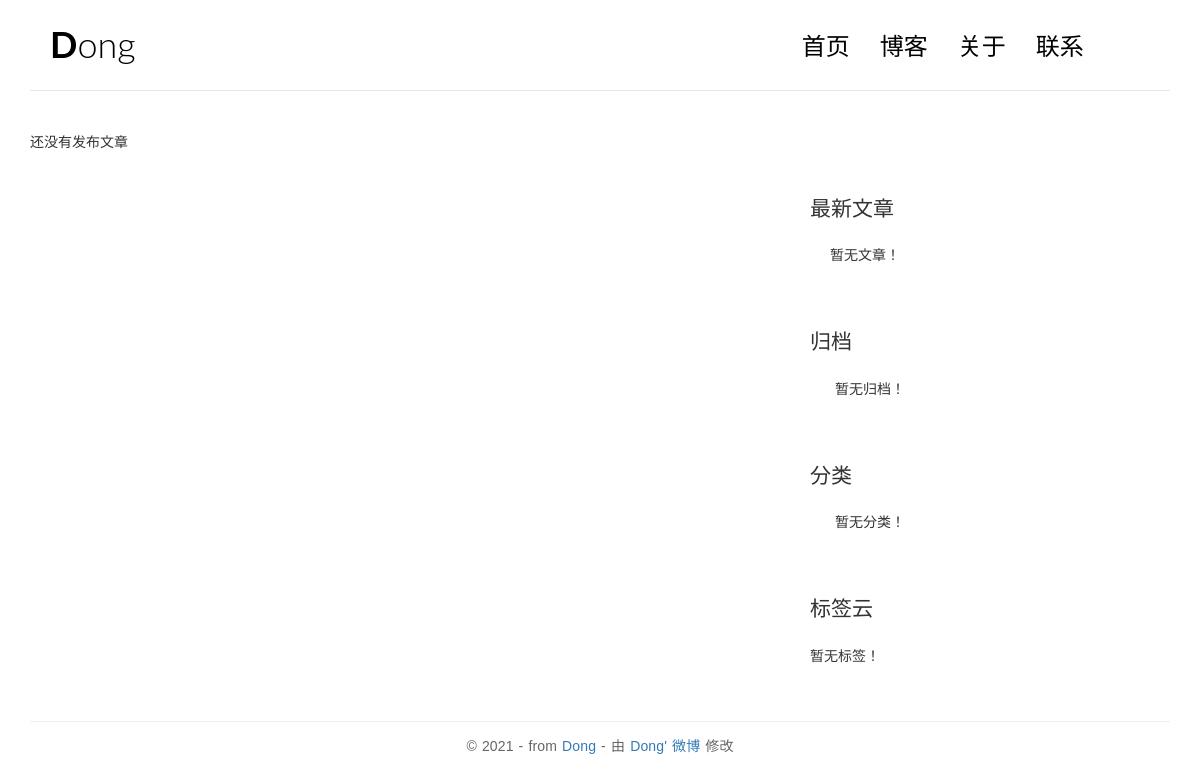
Page /titles/show_titles/ on the earlier database version.
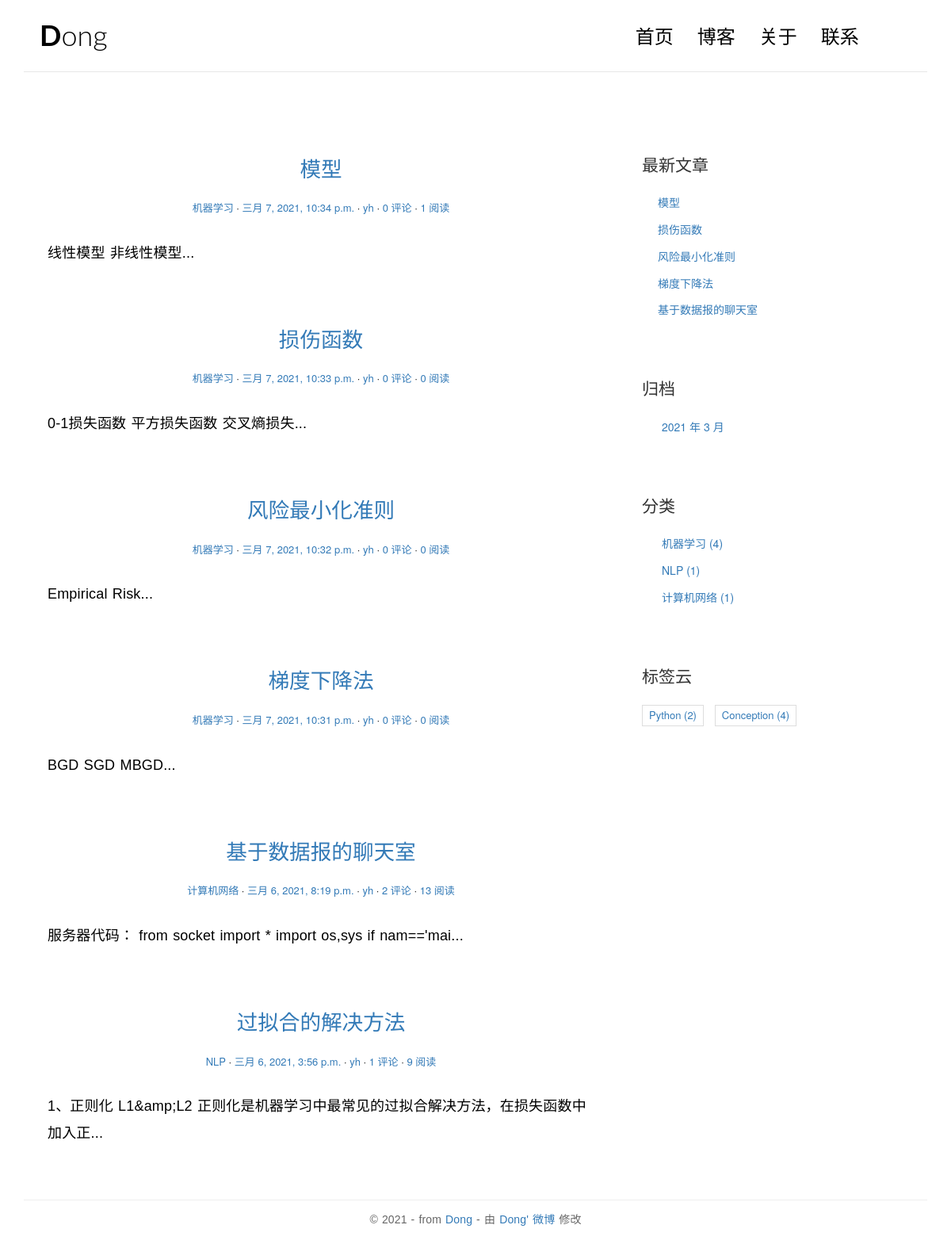
Same page on the later database version.
### titles/models.py (models this page shows, shortened)
class Post(models.Model):
    title = models.CharField('标签', max_length=70)
    body = models.TextField('正文')
    create_time = models.DateTimeField(verbose_name='创建时间', auto_now_add=True)
    modified_time = models.DateTimeField()
    excerpt = models.CharField(max_length=200, blank=True)
    category = models.ForeignKey(Category, verbose_name='分类', on_delete=models.CASCADE)
    tags = models.ManyToManyField(Tag, blank=True)
    author = models.ForeignKey(User, on_delete=models.CASCADE)
    views = models.PositiveIntegerField(default=0)
    class Meta:
        verbose_name = '文章'
        verbose_name_plural = verbose_name
        ordering = ['create_time']
    def get_absolute_url(self):
        return reverse('title:detail', kwargs={'pk': self.pk})

class Category(models.Model):
    name = models.CharField('分类名', max_length=100)
    class Meta:
        verbose_name = '分类'
        verbose_name_plural = verbose_name

class Tag(models.Model):
    name = models.CharField(max_length=100)
    class Meta:
        verbose_name = '标签'
        verbose_name_plural = verbose_name

### titles/views.py (the view)
# urls.py: path('', views.index, name='index'),
def index(request):
    post_list = Post.objects.all().order_by('-create_time')
    return render(request, 'titles/index.html', context={'post_list': post_list})

### titles/templatetags/blog_extras.py (called while the page is built)
@register.inclusion_tag('titles/inclusions/_recent_posts.html',
                        takes_context=True)
def show_recent_posts(context, num=5):
    return {'recent_post_list': Post.objects.all().order_by('-create_time')[:num]}

@register.inclusion_tag('titles/inclusions/_archives.html',
                        takes_context=True)
def show_archives(context):
    return {'date_list': Post.objects.dates('create_time', 'month', order='DESC')}

@register.inclusion_tag('titles/inclusions/_tags.html',
                        takes_context=True)
def show_tags(context):
    tag_list = Tag.objects.annotate(num_posts=Count('post')).filter(num_posts__gt=0)
    return {
        'tag_list': tag_list,
    }

@register.inclusion_tag('titles/inclusions/_categories.html', takes_context=True)
def show_categories(context):
    category_list = Category.objects.annotate(num_posts=Count('post')).filter(num_posts__gt=0)
    return {
        'category_list': category_list,
    }

### titles/templates/titles/index.html (shortened to what this page needs)
{% extends 'base.html' %}
{% load static %}
                {% block main %}
                {% for post in post_list%}
                <article class="post post-{{ post.pk }}">
                    <header class="entry-header">
                        <h1 class="entry-title">
                            <a href="{{ post.get_absolute_url }}">{{post.title}}</a>
                        </h1>
                        <div class="entry-meta">
                            <span class="post-category"><a href="#">{{post.category.name}}</a></span>
                            <span class="post-date"><a href="#"><time class="entry-date"
                                                                      datetime="{{post.create_time}}">{{post.create_time}}</time></a></span>
                            <span class="post-author"><a href="#">{{post.author}}</a></span>
                            <span class="comments-link"><a href="{{ post.get_absolute_url }}#comment-area">{{ post.comment_set.count }} 评论</a></span>
                            <span class="views-count"><a href="#">{{ post.views }} 阅读</a></span>
                        </div>
                    </header>
                    <div class="entry-content clearfix">
                        <p>{{post.excerpt}}...</p>
                    </div>
                </article>
                {%empty%}
                <div class="no-post">还没有发布文章</div>
                {%endfor%}
                {% endblock main %}

### titles/templates/base.html (shortened to what this page needs)
{% load static %}
{% load blog_extras %}
<!DOCTYPE html>
<html>
<head>
    <link rel="stylesheet" href="http://code.ionicframework.com/ionicons/2.0.1/css/ionicons.min.css">
    <link rel="stylesheet" href="{% static 'blog/css/custom.css' %}">
    <link rel="stylesheet" href="{% static 'blog/css/pace.css' %}">
    <link rel="stylesheet" href="{% static 'blog/css/bootstrap.min.css' %}">
    <link href="https://cdn.bootcss.com/highlight.js/9.15.8/styles/github.min.css" rel="stylesheet">
</head>
<body>
<div class="container">
    <header id="site-header">
        <div class="row">
            <div class="col-md-4 col-sm-5 col-xs-8">
                <div class="logo">
                    <h1><a href="{% url 'title:titles' %}"><b>D</b>ong</a></h1>
                </div>
            </div>
            <div class="col-md-8 col-sm-7 col-xs-4">
                <nav class="main-nav" role="navigation">
                    <div class="collapse navbar-collapse" id="bs-example-navbar-collapse-1">
                        <ul class="nav navbar-nav navbar-right">
                            <li class="cl-effect-11"><a href="#" data-hover="首页">首页</a></li>
                            <li class="cl-effect-11"><a href="#" data-hover="博客">博客</a></li>
                            <li class="cl-effect-11"><a href="#" data-hover="关于">关于</a></li>
                            <li class="cl-effect-11"><a href="#" data-hover="联系">联系</a></li>
                        </ul>
                    </div>
                </nav>
            </div>
        </div>
    </header>
</div>
<div class="content-body">
    <div class="container">
        <div class="row">
            <main class="col-md-8">
                {% block main %}
                {% endblock main %}
            </main>
            <aside class="col-md-4">
                {% show_recent_posts %}
                {% show_archives %}
                {% show_categories %}
                {% show_tags %}
            </aside>
        </div>
    </div>
</div>
<footer id="site-footer">
    <div class="container">
        <div class="row">
            <div class="col-md-12">
                <p class="copyright">&copy 2021 - from<a href="https://space.bilibili.com/303987902"
                                                         target="_blank" title="作者bili"> Dong </a>
                    - 由<a href="https://weibo.com/u/6064842746" title="作者微博" target="_blank"> Dong' 微博 </a>修改
                </p>
            </div>
        </div>
    </div>
</footer>
</body>
</html>

### titles/templates/titles/inclusions/_recent_posts.html (shortened to what this page needs)
<!DOCTYPE html>
<html lang="en">
<head>
</head>
<body>
<div class="widget widget-recent-posts">
  <h3 class="widget-title">最新文章</h3>
  <ul>
    {% for post in recent_post_list %}
      <li>
        <a href="{{ post.get_absolute_url }}">{{ post.title }}</a>
      </li>
    {% empty %}
      暂无文章！
    {% endfor %}
  </ul>
</div>
</body>
</html>

### titles/templates/titles/inclusions/_archives.html (shortened to what this page needs)
<!DOCTYPE html>
<html lang="en">
<head>
</head>
<body>
<div class="widget widget-archives">
    <h3 class="widget-title">归档</h3>
    <ul>
        {% for date in date_list %}
        <li>
            <a href="{% url 'title:archive' date.year date.month %}">
                {{ date.year }} 年 {{ date.month }} 月
            </a>
        </li>
        {% empty %}
        暂无归档！
        {% endfor %}
    </ul>
</div>
</body>
</html>

### titles/templates/titles/inclusions/_categories.html (shortened to what this page needs)
<!DOCTYPE html>
<html lang="en">
<head>
</head>
<body>
<div class="widget widget-category">
  <h3 class="widget-title">分类</h3>
  <ul>
    {% for category in category_list %}
      <li>
        <a href="{% url 'title:category' category.pk %}">{{ category.name }} <span class="post-count">({{ category.num_posts }})</span></a>
      </li>
    {% empty %}
      暂无分类！
    {% endfor %}
  </ul>
</div>
</body>
</html>

### titles/templates/titles/inclusions/_tags.html (shortened to what this page needs)
<!DOCTYPE html>
<html lang="en">
<head>
</head>
<body>
<div class="widget widget-tag-cloud">
    <h3 class="widget-title">标签云</h3>
    <ul>
        {% for tag in tag_list %}
        <li>
          <a href="{% url 'title:tag' tag.pk %}">{{ tag.name }} <span class="post-count"> ({{ tag.num_posts }}) </a>
        </li>
        {% empty %}
        暂无标签！
        {% endfor %}
    </ul>
</div>
</body>
</html>

### titles/static/blog/css/custom.css (style rules this page uses)
* { outline: none; }
h1, h2, h3, h4, h5, h6 { margin-top: 0; }
b { font-weight: 400; }
a { color: #333; }
body { color: #444; font-family: 'Lato', sans-serif; }
p { font-family: 'Ubuntu', sans-serif; font-weight: 400; word-spacing: 1px; letter-spacing: 0.01em; }
#site-header { background-color: #FFF; padding: 25px 20px; margin-bottom: 40px; border-bottom: 1px solid #e7e7e7; }
.logo h1 a { color: #000; }
.logo h1 { margin: 0; font-family: 'Lato', sans-serif; font-weight: 300; }
.main-nav { margin-top: 11px; max-width: 95%; }
.main-nav a { color: #000000 !important; padding: 0 0 5px 0 !important; margin-right: 30px; font-family: 'Lato', sans-serif; font-weight: 300; font-size: 24px; }
.cl-effect-11 a { padding: 10px 0; color: #0972b4; text-shadow: none; }
.cl-effect-11 a::before { position: absolute; top: 0; left: 0; overflow: hidden; padding: 0 0 5px 0 !important; max-width: 0; border-bottom: 1px solid #000; color: #000; content: attr(data-hover); white-space: nowrap; -webkit-transition: max-width 0.5s; -moz-transition: max-width 0.5s; transition: max-width 0.5s; }
.content-body { padding-bottom: 4em; }
.post { background: #fff; padding: 30px 30px 0; }
.entry-title { text-align: center; font-size: 1.9em; margin-bottom: 20px; line-height: 1.6; padding: 10px 20px 0; }
.entry-meta { text-align: center; color: #DDDDDD; font-size: 13px; margin-bottom: 30px; }
.entry-content { font-size: 18px; line-height: 1.9; font-weight: 300; color: #000; }
.post-category::after, .post-date::after, .post-author::after, .comments-link::after { content: ' ·'; color: #000; }
.widget { background: #fff; padding: 30px 0 0; }
.widget-title { font-size: 1.5em; margin-bottom: 20px; line-height: 1.6; padding: 10px 0 0; font-weight: 400; }
.widget-recent-posts ul { padding: 0; margin: 0; padding-left: 20px; }
.widget-recent-posts ul li { list-style-type: none; position: relative; line-height: 170%; margin-bottom: 10px; }
.widget-recent-posts ul li::before { content: '\f3d3'; font-family: "Ionicons"; position: absolute; left: -17px; top: 3px; font-size: 16px; color: #000; }
.widget-archives ul { padding: 0; margin: 0; padding-left: 25px; }
.widget-archives ul li { list-style-type: none; position: relative; line-height: 170%; margin-bottom: 10px; }
.widget-archives ul li::before { content: '\f3f3'; font-family: "Ionicons"; position: absolute; left: -25px; top: 1px; font-size: 16px; color: #000; }
.widget-category ul { padding: 0; margin: 0; padding-left: 25px; }
.widget-category ul li { list-style-type: none; position: relative; line-height: 170%; margin-bottom: 10px; }
.widget-category ul li::before { content: '\f3fe'; font-family: "Ionicons"; position: absolute; left: -25px; top: 1px; font-size: 18px; color: #000; }
.widget-tag-cloud ul { padding: 0; margin: 0; margin-right: -10px; }
.widget-tag-cloud ul li { list-style-type: none; font-size: 13px; display: inline-block; margin-right: 10px; margin-bottom: 10px; padding: 3px 8px; border: 1px solid #ddd; }
#site-footer { padding-top: 10px; padding: 0 0 1.5em 0; }
.copyright { text-align: center; padding-top: 1em; margin: 0; border-top: 1px solid #eee; color: #666; }

Differences in the rows shown:
added Post: title "模型", category.name "机器学习", create_time "三月 7, 2021, 10:34 p.m.", author "yh", comment_set.count "0", views "1", excerpt "线性模型 非线性模型"
added Post: title "损伤函数", category.name "机器学习", create_time "三月 7, 2021, 10:33 p.m.", author "yh", comment_set.count "0", views "0", excerpt "0-1损失函数 平方损失函数 交叉熵损失"
added Post: title "风险最小化准则", category.name "机器学习", create_time "三月 7, 2021, 10:32 p.m.", author "yh", comment_set.count "0", views "0", excerpt "Empirical Risk"
added Post: title "梯度下降法", category.name "机器学习", create_time "三月 7, 2021, 10:31 p.m.", author "yh", comment_set.count "0", views "0", excerpt "BGD SGD MBGD"
added Post: title "基于数据报的聊天室", category.name "计算机网络", create_time "三月 6, 2021, 8:19 p.m.", author "yh", comment_set.count "2", views "13", excerpt "服务器代码： from socket import * import os,sys if nam=='mai"
added Post: title "过拟合的解决方法", category.name "NLP", create_time "三月 6, 2021, 3:56 p.m.", author "yh", comment_set.count "1", views "9", excerpt "1、正则化 L1&amp;L2 正则化是机器学习中最常见的过拟合解决方法，在损失函数中加入正", shown under "ong"
added Category: name "机器学习", num_posts "4"
added Category: name "NLP", num_posts "1"
added Category: name "计算机网络", num_posts "1"
added Tag: name "Python", num_posts "2"
added Tag: name "Conception", num_posts "4"
Other differences:
new list line: "2021 年 3 月"
text no longer shown: "还没有发布文章 暂无文章！ 暂无归档！ 暂无分类！ 暂无标签！"
